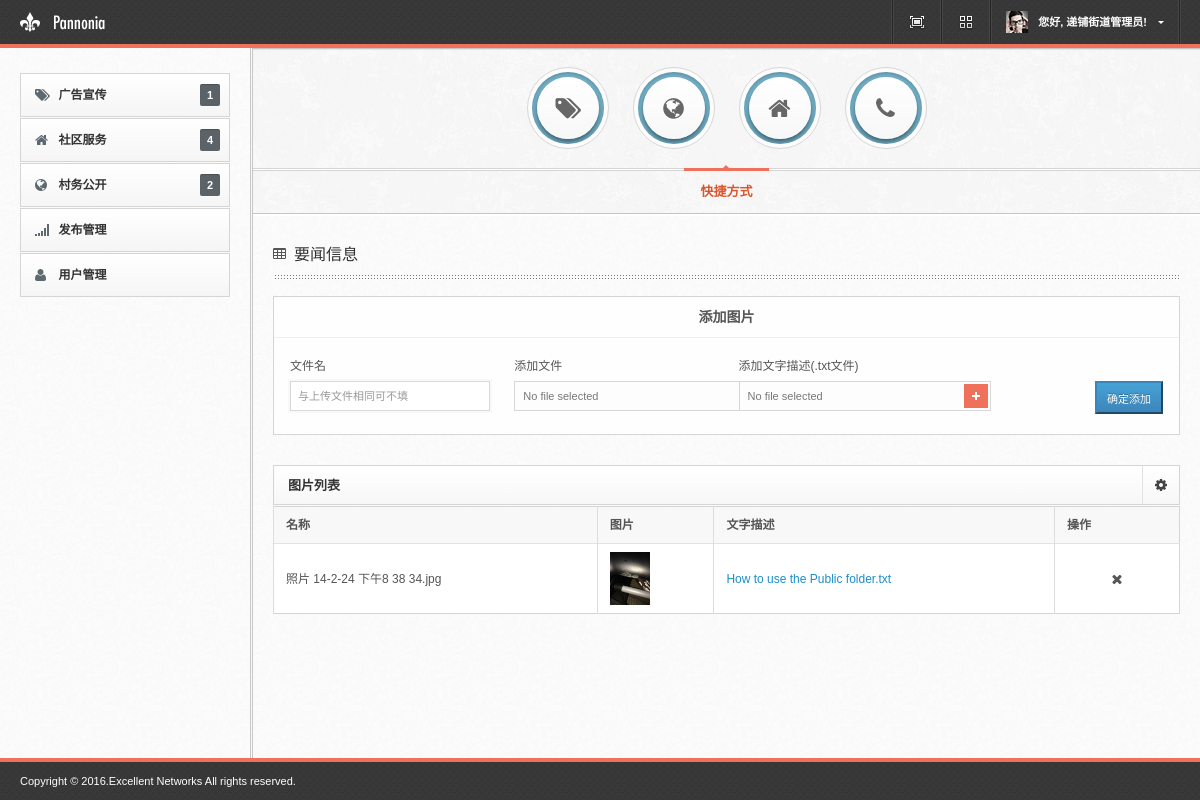
The app's page /opengov/breaking (signed in) with its own data.
### userdb.py (models this page shows, shortened)
class Employee(Base):
    __tablename__ = 'lfemployee'
    username = Column(String, primary_key=True)
    password = Column(String)
    name = Column(String)
    mobile = Column(String)
    area = Column(String)
    areacode = Column(String)
    role = Column(String) # root or areamng
    desc = Column(String) # discription about this guy

class Breaking(Base):
    __tablename__ = 'breaking'
    cid = Column(Integer, primary_key=True, autoincrement=True)
    filename = Column(String)
    picname = Column(String)
    textname = Column(String)
    user = Column(String)
    time = Column(DateTime)

### app.py (the view)
@app.route("/opengov/breaking")
def govern():
    if 'user' not in session:
        return redirect('/login')
    op = userdb.DbOperation()
    user = op.get(session['user'])
    pics = op.get_breaking_pics_by_user(user.username)
    folder = os.path.join(USER_FOLDER, user.username, 'breaking')
    allpics = []
    for pic in pics:
        allpics.append((pic.picname,
                        os.path.join(folder, pic.picname).strip('.'),
                        os.path.join(folder, pic.textname).strip('.'),
                        pic.cid))
    return render_template('breaking.html', usersname=user.name, infoitems=allpics)

### userdb.py (called while the page is built)
    def get_breaking_pics_by_user(self, user):
        return self.session.query(Breaking).filter(Breaking.user==user).all()

    def get(self, username):
        return self.session.query(Employee).filter(Employee.username==username).first()

### templates/breaking.html (shortened to what this page needs)
{% extends "blank.html" %}
{% block content %}
<h5 class="widget-name"><i class="icon-table"></i>要闻信息</h5>
<div class="widget">
    <div class="row-fluid well">
        <h6 style="text-align: center">添加图片</h6>
        <div class="control-group" style="vertical-align: center">
        <form action="/opengov/breaking/add" method="POST" enctype="multipart/form-data">
            <div class="span3">
                <label class="control-label">文件名</label>
                <input type="text" name="picname" class="span12" placeholder="与上传文件相同可不填" />
            </div>
            <div class="span3">
                <label class="control-label">添加文件</label><input type="file" name="picfile" class="styled"
            </div>
            <div class="span3">
                <label class="control-label">添加文字描述(.txt文件)</label><input type="file" name="desctext" class="styled"
            </div>
            <div class="span3">
                <label class="control-label">&nbsp</label>
                <button type="submit" class="btn-small btn-primary pull-right">确定添加</button>
            </div>
        </form>
        </div>
        <br><br><br>
    </div>
</div>
<div class="widget">
    <div class="navbar">
        <div class="navbar-inner">
            <h6>图片列表</h6>
            <div class="nav pull-right">
                <a href="#" class="dropdown-toggle navbar-icon" data-toggle="dropdown"><i class="icon-cog"></i></a>
            </div>
        </div>
    </div>
    <div class="table-overflow">
        <table class="table table-striped table-bordered media-table" id="image-table">
            <thead>
                <tr>
                    <th>名称</th>
                    <th>图片</th>
                    <th>文字描述</th>
                    <th class="actions-column">操作</th>
                </tr>
            </thead>
            <tbody>
                {% for item in infoitems %}
                    <tr>
                        <td>{{item[0]}}</td>
                        <td><a href="{{item[1]}}" class="lightbox">
                            <img src="{{item[1]}}" alt="" width="40" height="30" />
                        </a></td>
                        <td>
                            <a href="{{item[2]}}" class="lightbox">{{item[2].split('/')[-1]}}</a>
                        </td>
                        <td>
                            <ul class="navbar-icons">
                                <li>
                                    <a href="/opengov/breaking/del/{{item[-1]}}" class="tip" title="删除">
                                        <i class="icon-remove"></i>
                                    </a>
                                </li>
                            </ul>
                        </td>
                    </tr>
                {% endfor %}
            </tbody>
        </table>
    </div>
</div>
{% endblock %}

### templates/blank.html (shortened to what this page needs)
<!DOCTYPE html>
<html lang="en">
<head>
<link href="/static/css/main.css" rel="stylesheet" type="text/css" />
<link href="/static/vakata-jstree-a6a0d0d/dist/themes/default/style.min.css" rel="stylesheet" type="text/css" />
<link href="https://cdnjs.cloudflare.com/ajax/libs/jstree/3.2.1/themes/default/style.min.css" type="text/css" rel="stylesheet" />
</head>
<body>
	<div id="top">
		<div class="fixed">
			<a href="index.html" title="" class="logo"><img src="/static/img/logo.png" alt="" /></a>
			<ul class="top-menu">
				<li><a class="fullview"></a></li>
				<li><a class="showmenu"></a></li>
				<li class="dropdown">
					<a class="user-menu" data-toggle="dropdown"><img src="img/userpic.png" alt="" /><span>您好, {{usersname}}! <b class="caret"></b></span></a>
				</li>
			</ul>
		</div>
	</div>
	<div id="container">
		<div id="sidebar">
			<div class="sidebar-tabs" id="sidebar-tabs">
		        <div id="general">
			        <ul class="navigation widget">
			            <li id="navadd">
			            	<a href="/ad" class="expand" onclick="untoggleSidebarItems();">
			            		<i class="icon-tags"></i>广告宣传<strong>1</strong>
			            	</a>
			            </li>
			            <li id="navcommsrv">
			            	<a href="/commsrv" class="expand" onclick="untoggleSidebarItems();">
			            		<i class="icon-home"></i>社区服务<strong>4</strong>
			            	</a>
			            </li>
			            <li id="navinfo">
			            	<a href="#" class="expand" onclick="untoggleSidebarItems();">
			            		<i class="icon-globe"></i>村务公开<strong>2</strong>
			            	</a>
			            </li>
			            <li><a href="/distribution" title=""><i class="icon-signal"></i>发布管理</a></li>
			            <li>
			            	<a href="/usrmng/users" title="" onclick="untoggleSidebarItems();">
			            		<i class="icon-user"></i>用户管理
			            	</a>
			            </li>
			        </ul>
		        </div>
		    </div>
		</div>
		<div id="content">
		    <div class="wrapper">
			    <div class="actions-wrapper">
				    <div class="actions">
				    	<div id="user-stats">
				    		<ul class="round-buttons">
					            <li><div class="depth"><a href="/ad/video" title="广告宣传" class="tip"><i class="icon-tags"></i></a></div></li>
					            <li><div class="depth"><a href="/commsrv/dancing" title="广场舞" class="tip"><i class="icon-globe"></i></a></div></li>
					            <li><div class="depth"><a href="/usrmng/users" title="用户管理" class="tip"><i class="icon-home"></i></a></div></li>
								<li><div class="depth"><a href="/terminals" title="位点管理" class="tip"><i class="icon-phone"></i></a></div></li>
					        </ul>
				    	</div>
				    	<ul class="action-tabs">
				    		<li><a href="#user-stats" title="">快捷方式</a></li>
				    	</ul>
				    </div>
				</div>
			    {%  block content %} {% endblock %}
		    </div>
		</div>
	</div>
	<div id="footer">
		<div class="copyrights">Copyright &copy; 2016.Excellent Networks All rights reserved.</div>
	</div>
</body>
</html>

### static/css/plugins.css (style rules this page uses)
.actions-column { width: 100px; text-align: center; }
.table .navbar-icons { text-align: center; float: none; margin: 0; height: 14px; }
.table .navbar-icons li a { margin: 0 4px; }

### records on screen
Employee: name "递铺街道管理员"
Breaking: picname "照片 14-2-24 下午8 38 34.jpg", filename (picture), textname "How to use the Public folder.txt"
